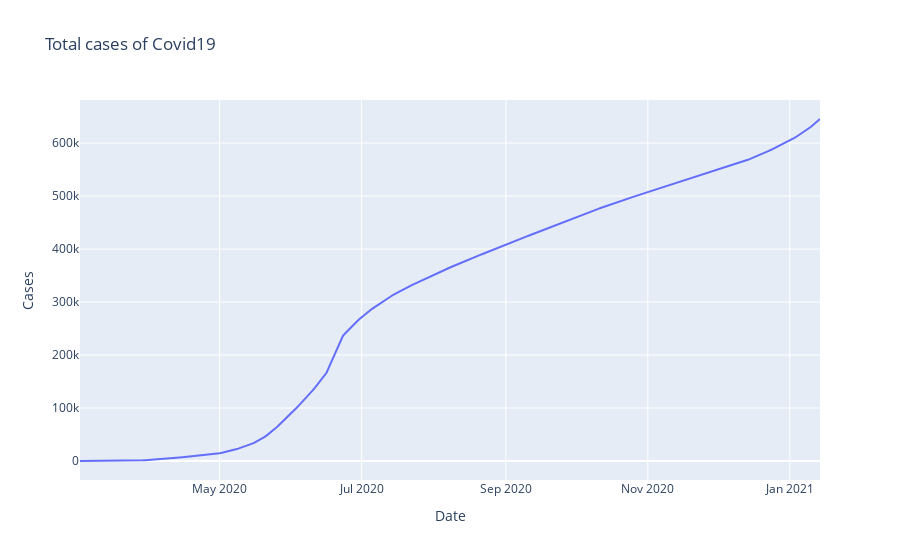

Here is the notebook cell this chart was saved with:
### Code cell
#Ploting Symptomatic cases

px.line(df['Casos totales'].rolling(7).mean().fillna(0),
        y= 'Casos totales',
        title= "Total cases of Covid19",
        labels= dict({'Casos totales':'Cases',
                     'Fecha':'Date'})
        )

### Figure 1 — Plotly figure (JSON) as saved in the notebook; plotly's stock layout.template omitted (floating-point values rounded to 4 significant figures; data arrays with more than 128 entries replaced by an {"elided": "..."} marker saying what was removed)
{"data": [{"hovertemplate": "Date=%{x}<br>Cases=%{y}<extra></extra>", "legendgroup": "", "line": {"color": "#636efa", "dash": "solid"}, "mode": "lines", "name": "", "orientation": "v", "showlegend": false, "type": "scatter", "x": {"elided": "319 str values"}, "xaxis": "x", "y": {"elided": "319 float values"}, "yaxis": "y"}], "layout": {"legend": {"tracegroupgap": 0}, "title": {"text": "Total cases of Covid19"}, "xaxis": {"anchor": "y", "domain": [0, 1], "title": {"text": "Date"}}, "yaxis": {"anchor": "x", "domain": [0, 1], "title": {"text": "Cases"}}}}
